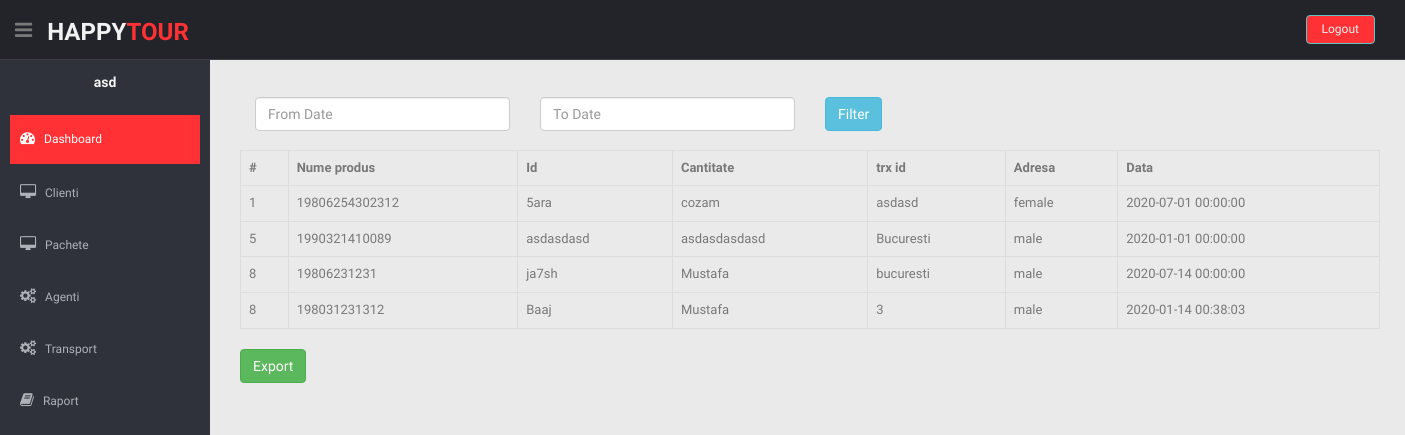
The page /raport.php (signed in) on the database its author committed.
### tables this page shows
CREATE TABLE `clienti` (
  `id` int(11) NOT NULL,
  `id_agent` int(11) NOT NULL,
  `cnp` varchar(255) NOT NULL,
  `nume` varchar(255) NOT NULL,
  `prenume` varchar(255) NOT NULL,
  `email` varchar(255) NOT NULL,
  `numer_telefon` varchar(15) NOT NULL,
  `oras` varchar(255) NOT NULL,
  `zi_nastere` datetime NOT NULL,
  `apartament` varchar(255) NOT NULL,
  `localitate` varchar(255) NOT NULL,
  `strada` varchar(50) NOT NULL,
  `cod_postal` int(50) NOT NULL,
  `numar_pasaport` varchar(255) NOT NULL,
  `numarVisa` varchar(255) NOT NULL,
  `gender` varchar(255) NOT NULL,
  `data_inregistrare` datetime DEFAULT CURRENT_TIMESTAMP
);

### raport.php (the view, shortened to what this page needs)
<?php
require_once './partials/header.php';
require_once './partials/sideBar.php';
 require_once './partials/header.php';
?>
    <?php require_once './partials/sideBar.php' ?>
    <section id="main-content">
      <section class="wrapper">
           <br /><br />
           <div class="container" style="">
                <div class="col-md-3">
                     <input type="text" name="from_date" id="from_date" class="form-control" placeholder="From Date" />
                </div>
                <div class="col-md-3">
                     <input type="text" name="to_date" id="to_date" class="form-control" placeholder="To Date" />
                </div>
                <div class="col-md-5">
                     <input type="button" name="filter" id="filter" value="Filter" class="btn btn-info" />
                </div>
                <br />
                <div id="order_table">
                     <table class="table table-bordered">
                          <tr>
                              <th>#</th>
                              <th>Nume produs</th>
                              <th>Id</th>
                              <th>Cantitate</th>
                              <th>trx id</th>
                              <th>Adresa</th>
                              <th>Data</th>
                          </tr>
                     <?php
                      $query = "SELECT * FROM clienti";
                      $result = mysqli_query($link, $query);
                     while($row = mysqli_fetch_array($result))
                     {
                     ?>
                               <td><?php echo $row["id_agent"]; ?></td>
                               <td><?php echo $row["cnp"]; ?></td>
                               <td><?php echo $row["nume"]; ?></td>
                               <td><?php echo $row["prenume"]; ?></td>
                               <td><?php echo $row["oras"]; ?></td>
                               <td><?php echo $row["gender"]; ?></td>
                               <td><?php echo $row["data_inregistrare"]; ?></td>
                     <?php
                     }
                     ?>
                     </table>
                     <form method="post" action="execl.php">
                         <input type="submit" name="export" class="btn btn-success" value="Export" />
                    </form>
                </div>
           </div>
 </html>

### css/style.css (style rules this page uses)
body { color: #797979; background: #eaeaea; font-family: 'Ruda', sans-serif; padding: 0px !important; margin: 0px !important; font-size:13px; }
#main-content { margin-left: 210px; }
.wrapper { display: inline-block; margin-top: 60px; padding-left: 15px; padding-right: 15px; padding-bottom: 15px; padding-top: 0px; width: 100%; }

### rows shown on the page
clienti: id_agent "1", cnp "19806254302312", nume "5ara", prenume "cozam", oras "asdasd", gender "female", data_inregistrare "2020-07-01 00:00:00"
clienti: id_agent "5", cnp "1990321410089", nume "asdasdasd", prenume "asdasdasdasd", oras "Bucuresti", gender "male", data_inregistrare "2020-01-01 00:00:00"
clienti: id_agent "8", cnp "19806231231", nume "ja7sh", prenume "Mustafa", oras "bucuresti", gender "male", data_inregistrare "2020-07-14 00:00:00"
clienti: id_agent "8", cnp "198031231312", nume "Baaj", prenume "Mustafa", oras "3", gender "male", data_inregistrare "2020-01-14 00:38:03"

### other values the page prints
$_SESSION['username'] "asd"
